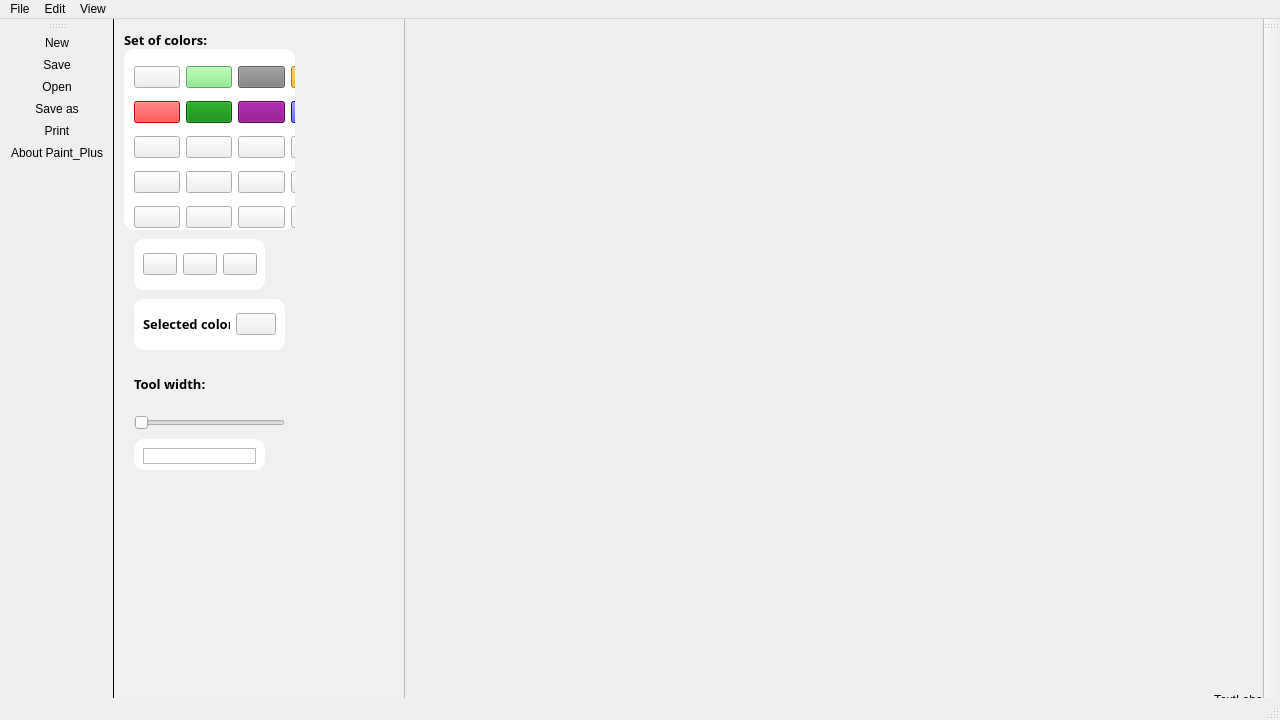
<?xml version="1.0" encoding="UTF-8"?>
<ui version="4.0">
 <class>MainWindow</class>
 <widget class="QMainWindow" name="MainWindow">
  <property name="enabled">
   <bool>true</bool>
  </property>
  <property name="geometry">
   <rect>
    <x>0</x>
    <y>0</y>
    <width>1280</width>
    <height>720</height>
   </rect>
  </property>
  <property name="windowTitle">
   <string>MainWindow</string>
  </property>
  <property name="styleSheet">
   <string notr="true">#leftToolBar {
border: none;
border-right: 1px solid black;
}

#graphicsView {
	background-color: rgb(240,240,240);
}

#pushButton_10 {
	background-color: blue;
}
#pushButton_9 {
	background-color: red;
}
#pushButton_8 {
	background-color: yellow;
}
#pushButton_7 {
	background-color: green;
}
#pushButton_6 {
	background-color: purple;
}
#pushButton_5 {
	background-color: cyan;
}
#pushButton_4 {
	background-color: gray;
}
#pushButton_3 {
	background-color: orange;
}
#pushButton_2 {
	background-color: rgb(123,234,123);
}
</string>
  </property>
  <widget class="QWidget" name="centralwidget">
   <widget class="QLabel" name="label">
    <property name="geometry">
     <rect>
      <x>1100</x>
      <y>660</y>
      <width>161</width>
      <height>41</height>
     </rect>
    </property>
    <property name="text">
     <string>TextLabel</string>
    </property>
   </widget>
   <widget class="QGraphicsView" name="graphicsView">
    <property name="geometry">
     <rect>
      <x>-20</x>
      <y>-50</y>
      <width>311</width>
      <height>1071</height>
     </rect>
    </property>
   </widget>
   <widget class="QFrame" name="frame">
    <property name="geometry">
     <rect>
      <x>10</x>
      <y>30</y>
      <width>171</width>
      <height>181</height>
     </rect>
    </property>
    <property name="styleSheet">
     <string notr="true">#frame {
	background-color: white;
	border-radius: 10px;
}</string>
    </property>
    <property name="frameShape">
     <enum>QFrame::StyledPanel</enum>
    </property>
    <property name="frameShadow">
     <enum>QFrame::Raised</enum>
    </property>
    <widget class="QWidget" name="layoutWidget">
     <property name="geometry">
      <rect>
       <x>10</x>
       <y>10</y>
       <width>255</width>
       <height>211</height>
      </rect>
     </property>
     <layout class="QGridLayout" name="gridLayout">
      <item row="1" column="0">
       <widget class="QPushButton" name="pushButton_9">
        <property name="text">
         <string/>
        </property>
       </widget>
      </item>
      <item row="5" column="3">
       <widget class="QPushButton" name="pushButton_25">
        <property name="text">
         <string/>
        </property>
       </widget>
      </item>
      <item row="2" column="3">
       <widget class="QPushButton" name="pushButton_15">
        <property name="text">
         <string/>
        </property>
       </widget>
      </item>
      <item row="0" column="3">
       <widget class="QPushButton" name="pushButton_3">
        <property name="text">
         <string/>
        </property>
       </widget>
      </item>
      <item row="4" column="3">
       <widget class="QPushButton" name="pushButton_28">
        <property name="text">
         <string/>
        </property>
       </widget>
      </item>
      <item row="5" column="1">
       <widget class="QPushButton" name="pushButton_27">
        <property name="text">
         <string/>
        </property>
       </widget>
      </item>
      <item row="2" column="4">
       <widget class="QPushButton" name="pushButton_13">
        <property name="text">
         <string/>
        </property>
       </widget>
      </item>
      <item row="3" column="3">
       <widget class="QPushButton" name="pushButton_20">
        <property name="text">
         <string/>
        </property>
       </widget>
      </item>
      <item row="5" column="0">
       <widget class="QPushButton" name="pushButton_29">
        <property name="text">
         <string/>
        </property>
       </widget>
      </item>
      <item row="4" column="1">
       <widget class="QPushButton" name="pushButton_26">
        <property name="text">
         <string/>
        </property>
       </widget>
      </item>
      <item row="0" column="2">
       <widget class="QPushButton" name="pushButton_4">
        <property name="text">
         <string/>
        </property>
       </widget>
      </item>
      <item row="2" column="2">
       <widget class="QPushButton" name="pushButton_11">
        <property name="text">
         <string/>
        </property>
       </widget>
      </item>
      <item row="4" column="0">
       <widget class="QPushButton" name="pushButton_22">
        <property name="text">
         <string/>
        </property>
       </widget>
      </item>
      <item row="0" column="4">
       <widget class="QPushButton" name="pushButton_5">
        <property name="text">
         <string/>
        </property>
       </widget>
      </item>
      <item row="2" column="1">
       <widget class="QPushButton" name="pushButton_12">
        <property name="text">
         <string/>
        </property>
       </widget>
      </item>
      <item row="3" column="2">
       <widget class="QPushButton" name="pushButton_16">
        <property name="text">
         <string/>
        </property>
       </widget>
      </item>
      <item row="2" column="0">
       <widget class="QPushButton" name="pushButton_14">
        <property name="text">
         <string/>
        </property>
       </widget>
      </item>
      <item row="5" column="2">
       <widget class="QPushButton" name="pushButton_23">
        <property name="text">
         <string/>
        </property>
       </widget>
      </item>
      <item row="4" column="2">
       <widget class="QPushButton" name="pushButton_30">
        <property name="text">
         <string/>
        </property>
       </widget>
      </item>
      <item row="5" column="4">
       <widget class="QPushButton" name="pushButton_21">
        <property name="text">
         <string/>
        </property>
       </widget>
      </item>
      <item row="0" column="1">
       <widget class="QPushButton" name="pushButton_2">
        <property name="text">
         <string/>
        </property>
       </widget>
      </item>
      <item row="1" column="2">
       <widget class="QPushButton" name="pushButton_6">
        <property name="text">
         <string/>
        </property>
       </widget>
      </item>
      <item row="1" column="4">
       <widget class="QPushButton" name="pushButton_8">
        <property name="text">
         <string/>
        </property>
       </widget>
      </item>
      <item row="1" column="3">
       <widget class="QPushButton" name="pushButton_10">
        <property name="text">
         <string/>
        </property>
       </widget>
      </item>
      <item row="3" column="0">
       <widget class="QPushButton" name="pushButton_19">
        <property name="text">
         <string/>
        </property>
       </widget>
      </item>
      <item row="1" column="1">
       <widget class="QPushButton" name="pushButton_7">
        <property name="text">
         <string/>
        </property>
       </widget>
      </item>
      <item row="3" column="4">
       <widget class="QPushButton" name="pushButton_18">
        <property name="text">
         <string/>
        </property>
       </widget>
      </item>
      <item row="4" column="4">
       <widget class="QPushButton" name="pushButton_24">
        <property name="text">
         <string/>
        </property>
       </widget>
      </item>
      <item row="0" column="0">
       <widget class="QPushButton" name="pushButton">
        <property name="text">
         <string/>
        </property>
       </widget>
      </item>
      <item row="3" column="1">
       <widget class="QPushButton" name="pushButton_17">
        <property name="text">
         <string/>
        </property>
       </widget>
      </item>
     </layout>
    </widget>
   </widget>
   <widget class="QFrame" name="frame_3">
    <property name="geometry">
     <rect>
      <x>20</x>
      <y>280</y>
      <width>151</width>
      <height>51</height>
     </rect>
    </property>
    <property name="styleSheet">
     <string notr="true">#frame_3 {
	background-color: white;
	border-radius: 10px;
}</string>
    </property>
    <property name="frameShape">
     <enum>QFrame::StyledPanel</enum>
    </property>
    <property name="frameShadow">
     <enum>QFrame::Raised</enum>
    </property>
    <layout class="QGridLayout" name="gridLayout_3">
     <item row="0" column="0">
      <widget class="QLabel" name="label_2">
       <property name="font">
        <font>
         <family>Yu Gothic UI Semibold</family>
         <pointsize>10</pointsize>
         <bold>true</bold>
        </font>
       </property>
       <property name="text">
        <string>Selected color:</string>
       </property>
      </widget>
     </item>
     <item row="0" column="1">
      <widget class="QPushButton" name="currentColorButton">
       <property name="text">
        <string/>
       </property>
      </widget>
     </item>
    </layout>
   </widget>
   <widget class="QLabel" name="label_3">
    <property name="geometry">
     <rect>
      <x>10</x>
      <y>10</y>
      <width>91</width>
      <height>21</height>
     </rect>
    </property>
    <property name="font">
     <font>
      <family>Yu Gothic UI Semibold</family>
      <pointsize>10</pointsize>
      <bold>true</bold>
     </font>
    </property>
    <property name="text">
     <string>Set of colors:</string>
    </property>
   </widget>
   <widget class="QFrame" name="frame_4">
    <property name="geometry">
     <rect>
      <x>20</x>
      <y>220</y>
      <width>131</width>
      <height>51</height>
     </rect>
    </property>
    <property name="styleSheet">
     <string notr="true">#frame_4 {
	background-color: white;
	border-radius: 10px;
}</string>
    </property>
    <property name="frameShape">
     <enum>QFrame::StyledPanel</enum>
    </property>
    <property name="frameShadow">
     <enum>QFrame::Raised</enum>
    </property>
    <layout class="QGridLayout" name="gridLayout_4">
     <item row="0" column="0">
      <layout class="QGridLayout" name="gridLayout_2">
       <item row="0" column="1">
        <widget class="QPushButton" name="pencilButton">
         <property name="text">
          <string/>
         </property>
        </widget>
       </item>
       <item row="0" column="3">
        <widget class="QPushButton" name="rubberButton">
         <property name="text">
          <string/>
         </property>
        </widget>
       </item>
       <item row="0" column="0">
        <widget class="QPushButton" name="resetButton">
         <property name="text">
          <string/>
         </property>
        </widget>
       </item>
      </layout>
     </item>
    </layout>
   </widget>
   <widget class="QWidget" name="layoutWidget">
    <property name="geometry">
     <rect>
      <x>20</x>
      <y>340</y>
      <width>151</width>
      <height>71</height>
     </rect>
    </property>
    <layout class="QVBoxLayout" name="verticalLayout">
     <item>
      <widget class="QLabel" name="label_4">
       <property name="font">
        <font>
         <family>Yu Gothic UI Semibold</family>
         <pointsize>10</pointsize>
         <bold>true</bold>
        </font>
       </property>
       <property name="text">
        <string>Tool width:</string>
       </property>
      </widget>
     </item>
     <item>
      <widget class="QSlider" name="brushWidthSlider">
       <property name="orientation">
        <enum>Qt::Horizontal</enum>
       </property>
      </widget>
     </item>
    </layout>
   </widget>
   <widget class="QFrame" name="brushWidth">
    <property name="geometry">
     <rect>
      <x>20</x>
      <y>420</y>
      <width>131</width>
      <height>31</height>
     </rect>
    </property>
    <property name="styleSheet">
     <string notr="true">#brushWidth {
	background-color: white;
	border-radius: 10px;
}</string>
    </property>
    <property name="frameShape">
     <enum>QFrame::StyledPanel</enum>
    </property>
    <property name="frameShadow">
     <enum>QFrame::Raised</enum>
    </property>
    <widget class="QFrame" name="lineWidth">
     <property name="geometry">
      <rect>
       <x>9</x>
       <y>9</y>
       <width>113</width>
       <height>16</height>
      </rect>
     </property>
     <property name="frameShape">
      <enum>QFrame::StyledPanel</enum>
     </property>
     <property name="frameShadow">
      <enum>QFrame::Raised</enum>
     </property>
    </widget>
   </widget>
  </widget>
  <widget class="QMenuBar" name="menubar">
   <property name="geometry">
    <rect>
     <x>0</x>
     <y>0</y>
     <width>1280</width>
     <height>25</height>
    </rect>
   </property>
   <widget class="QMenu" name="menuFile">
    <property name="title">
     <string>File</string>
    </property>
    <addaction name="actionNew"/>
    <addaction name="actionOpen_2"/>
    <addaction name="actionSave"/>
    <addaction name="actionSave_as"/>
    <addaction name="actionPrint"/>
    <addaction name="actionProperties"/>
    <addaction name="actionAbout_Paint_Plus"/>
    <addaction name="actionExit"/>
   </widget>
   <widget class="QMenu" name="menuEdit">
    <property name="title">
     <string>Edit</string>
    </property>
    <addaction name="actionWytnij"/>
    <addaction name="actionKopiuj"/>
    <addaction name="actionWklej"/>
   </widget>
   <widget class="QMenu" name="menuView">
    <property name="title">
     <string>View</string>
    </property>
    <addaction name="actionFull_Screen"/>
   </widget>
   <addaction name="menuFile"/>
   <addaction name="menuEdit"/>
   <addaction name="menuView"/>
  </widget>
  <widget class="QToolBar" name="toolBar">
   <property name="windowTitle">
    <string>toolBar</string>
   </property>
   <attribute name="toolBarArea">
    <enum>RightToolBarArea</enum>
   </attribute>
   <attribute name="toolBarBreak">
    <bool>false</bool>
   </attribute>
  </widget>
  <widget class="QStatusBar" name="statusBar"/>
  <widget class="QToolBar" name="leftToolBar">
   <property name="windowTitle">
    <string>toolBar_2</string>
   </property>
   <attribute name="toolBarArea">
    <enum>LeftToolBarArea</enum>
   </attribute>
   <attribute name="toolBarBreak">
    <bool>false</bool>
   </attribute>
   <addaction name="actionNew"/>
   <addaction name="actionSave"/>
   <addaction name="actionOpen_2"/>
   <addaction name="actionSave_as"/>
   <addaction name="actionPrint"/>
   <addaction name="actionAbout_Paint_Plus"/>
  </widget>
  <action name="actionNew">
   <property name="icon">
    <iconset resource="Res.qrc">
     <normaloff>:/new/prefix1/resources/icons8-new-file-40.png</normaloff>:/new/prefix1/resources/icons8-new-file-40.png</iconset>
   </property>
   <property name="text">
    <string>New</string>
   </property>
   <property name="shortcut">
    <string>Ctrl+N</string>
   </property>
  </action>
  <action name="actionSave">
   <property name="icon">
    <iconset resource="Res.qrc">
     <normaloff>:/new/prefix1/resources/icons8-save-48.png</normaloff>:/new/prefix1/resources/icons8-save-48.png</iconset>
   </property>
   <property name="text">
    <string>Save</string>
   </property>
   <property name="shortcut">
    <string>Ctrl+S</string>
   </property>
  </action>
  <action name="actionOpen_2">
   <property name="icon">
    <iconset resource="Res.qrc">
     <normaloff>:/new/prefix1/resources/icons8-open-file-48.png</normaloff>:/new/prefix1/resources/icons8-open-file-48.png</iconset>
   </property>
   <property name="text">
    <string>Open</string>
   </property>
   <property name="shortcut">
    <string>Ctrl+O</string>
   </property>
  </action>
  <action name="actionSave_as">
   <property name="icon">
    <iconset resource="Res.qrc">
     <normaloff>:/new/prefix1/resources/icons8-save-as-48.png</normaloff>:/new/prefix1/resources/icons8-save-as-48.png</iconset>
   </property>
   <property name="text">
    <string>Save as</string>
   </property>
   <property name="shortcut">
    <string>F12</string>
   </property>
  </action>
  <action name="actionPrint">
   <property name="icon">
    <iconset resource="Res.qrc">
     <normaloff>:/new/prefix1/resources/icons8-print-48.png</normaloff>:/new/prefix1/resources/icons8-print-48.png</iconset>
   </property>
   <property name="text">
    <string>Print</string>
   </property>
   <property name="shortcut">
    <string>Ctrl+P</string>
   </property>
  </action>
  <action name="actionProperties">
   <property name="icon">
    <iconset resource="Res.qrc">
     <normaloff>:/new/prefix1/resources/icons8-list-48.png</normaloff>:/new/prefix1/resources/icons8-list-48.png</iconset>
   </property>
   <property name="text">
    <string>Properties</string>
   </property>
  </action>
  <action name="actionWytnij">
   <property name="icon">
    <iconset resource="Res.qrc">
     <normaloff>:/new/prefix1/resources/icons8-cut-48.png</normaloff>:/new/prefix1/resources/icons8-cut-48.png</iconset>
   </property>
   <property name="text">
    <string>Cut</string>
   </property>
   <property name="shortcut">
    <string>Ctrl+X</string>
   </property>
  </action>
  <action name="actionKopiuj">
   <property name="icon">
    <iconset resource="Res.qrc">
     <normaloff>:/new/prefix1/resources/icons8-copy-48.png</normaloff>:/new/prefix1/resources/icons8-copy-48.png</iconset>
   </property>
   <property name="text">
    <string>Copy</string>
   </property>
   <property name="shortcut">
    <string>Ctrl+C</string>
   </property>
  </action>
  <action name="actionWklej">
   <property name="icon">
    <iconset resource="Res.qrc">
     <normaloff>:/new/prefix1/resources/icons8-paste-48.png</normaloff>:/new/prefix1/resources/icons8-paste-48.png</iconset>
   </property>
   <property name="text">
    <string>Paste</string>
   </property>
   <property name="shortcut">
    <string>Ctrl+V</string>
   </property>
  </action>
  <action name="actionStatus_Bar">
   <property name="checkable">
    <bool>true</bool>
   </property>
   <property name="text">
    <string>Status Bar</string>
   </property>
  </action>
  <action name="actionFull_Screen">
   <property name="text">
    <string>Full Screen</string>
   </property>
  </action>
  <action name="actionAbout_Paint_Plus">
   <property name="icon">
    <iconset resource="Res.qrc">
     <normaloff>:/new/prefix1/resources/icons8-information-48.png</normaloff>:/new/prefix1/resources/icons8-information-48.png</iconset>
   </property>
   <property name="text">
    <string>About Paint_Plus</string>
   </property>
  </action>
  <action name="actionExit">
   <property name="text">
    <string>Exit</string>
   </property>
  </action>
 </widget>
 <resources>
  <include location="Res.qrc"/>
 </resources>
 <connections/>
</ui>
